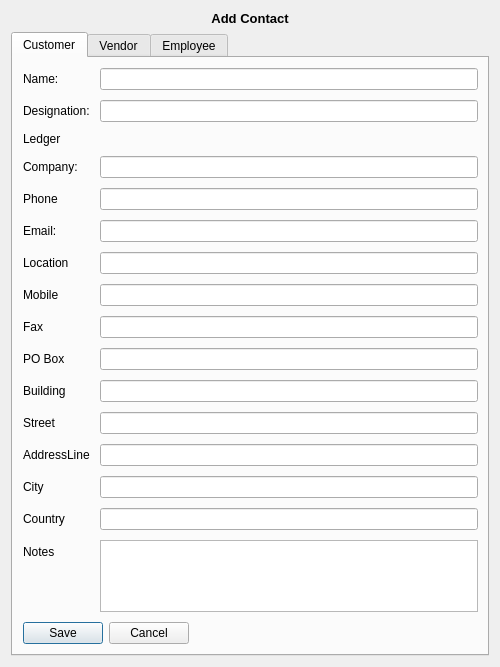
<?xml version="1.0" encoding="UTF-8"?>
<ui version="4.0">
 <class>AddressBook</class>
 <widget class="QWidget" name="AddressBook">
  <property name="geometry">
   <rect>
    <x>0</x>
    <y>0</y>
    <width>500</width>
    <height>644</height>
   </rect>
  </property>
  <property name="windowTitle">
   <string>Form</string>
  </property>
  <layout class="QVBoxLayout" name="verticalLayout">
   <item>
    <widget class="QLabel" name="titleLabel">
     <property name="font">
      <font>
       <pointsize>10</pointsize>
       <weight>75</weight>
       <bold>true</bold>
      </font>
     </property>
     <property name="text">
      <string>Add Contact</string>
     </property>
     <property name="alignment">
      <set>Qt::AlignCenter</set>
     </property>
    </widget>
   </item>
   <item>
    <widget class="QTabWidget" name="tabWidget">
     <property name="currentIndex">
      <number>0</number>
     </property>
     <widget class="QWidget" name="customerTab">
      <attribute name="title">
       <string>Customer</string>
      </attribute>
      <layout class="QVBoxLayout" name="verticalLayout_3">
       <property name="spacing">
        <number>10</number>
       </property>
       <property name="leftMargin">
        <number>10</number>
       </property>
       <property name="topMargin">
        <number>10</number>
       </property>
       <property name="bottomMargin">
        <number>10</number>
       </property>
       <item>
        <widget class="QWidget" name="customerWidget" native="true">
         <layout class="QFormLayout" name="formLayout_2">
          <property name="horizontalSpacing">
           <number>10</number>
          </property>
          <property name="verticalSpacing">
           <number>10</number>
          </property>
          <property name="leftMargin">
           <number>0</number>
          </property>
          <property name="topMargin">
           <number>0</number>
          </property>
          <property name="rightMargin">
           <number>0</number>
          </property>
          <property name="bottomMargin">
           <number>0</number>
          </property>
          <item row="0" column="0">
           <widget class="QLabel" name="customerNamelabel">
            <property name="text">
             <string>Name:</string>
            </property>
           </widget>
          </item>
          <item row="0" column="1">
           <widget class="QLineEdit" name="customerNamelineEdit"/>
          </item>
          <item row="1" column="0">
           <widget class="QLabel" name="customerDesignationLabel">
            <property name="text">
             <string>Designation:</string>
            </property>
           </widget>
          </item>
          <item row="1" column="1">
           <widget class="QLineEdit" name="customerDesignationLineEdit"/>
          </item>
          <item row="2" column="0">
           <widget class="QLabel" name="label">
            <property name="text">
             <string>Ledger</string>
            </property>
           </widget>
          </item>
          <item row="2" column="1">
           <layout class="QHBoxLayout" name="horizontalLayout"/>
          </item>
          <item row="4" column="0">
           <widget class="QLabel" name="customerCompanyLabel">
            <property name="text">
             <string>Company:</string>
            </property>
           </widget>
          </item>
          <item row="4" column="1">
           <widget class="QLineEdit" name="companyLineEdit"/>
          </item>
          <item row="5" column="0">
           <widget class="QLabel" name="customerTelephoneLabel">
            <property name="text">
             <string>Phone</string>
            </property>
           </widget>
          </item>
          <item row="5" column="1">
           <widget class="QLineEdit" name="customerTelephoneLineEdit"/>
          </item>
          <item row="6" column="0">
           <widget class="QLabel" name="customerEmailLabel">
            <property name="text">
             <string>Email:</string>
            </property>
           </widget>
          </item>
          <item row="6" column="1">
           <widget class="QLineEdit" name="customerEmailLineEdit"/>
          </item>
          <item row="7" column="0">
           <widget class="QLabel" name="locationLabel">
            <property name="text">
             <string>Location</string>
            </property>
           </widget>
          </item>
          <item row="7" column="1">
           <widget class="QLineEdit" name="locationLineEdit"/>
          </item>
          <item row="8" column="0">
           <widget class="QLabel" name="mobileLabel">
            <property name="text">
             <string>Mobile</string>
            </property>
           </widget>
          </item>
          <item row="8" column="1">
           <widget class="QLineEdit" name="mobileLineEdit"/>
          </item>
          <item row="10" column="0">
           <widget class="QLabel" name="pOBoxLabel">
            <property name="text">
             <string>PO Box</string>
            </property>
           </widget>
          </item>
          <item row="10" column="1">
           <widget class="QLineEdit" name="pOBoxLineEdit"/>
          </item>
          <item row="11" column="0">
           <widget class="QLabel" name="buildingLabel">
            <property name="text">
             <string>Building</string>
            </property>
           </widget>
          </item>
          <item row="11" column="1">
           <widget class="QLineEdit" name="buildingLineEdit"/>
          </item>
          <item row="12" column="0">
           <widget class="QLabel" name="streetLabel">
            <property name="text">
             <string>Street</string>
            </property>
           </widget>
          </item>
          <item row="12" column="1">
           <widget class="QLineEdit" name="streetLineEdit"/>
          </item>
          <item row="13" column="0">
           <widget class="QLabel" name="addressLineLabel">
            <property name="text">
             <string>AddressLine</string>
            </property>
           </widget>
          </item>
          <item row="13" column="1">
           <widget class="QLineEdit" name="addressLineLineEdit"/>
          </item>
          <item row="14" column="0">
           <widget class="QLabel" name="cityLabel">
            <property name="text">
             <string>City</string>
            </property>
           </widget>
          </item>
          <item row="14" column="1">
           <widget class="QLineEdit" name="cityLineEdit"/>
          </item>
          <item row="15" column="0">
           <widget class="QLabel" name="countryLabel">
            <property name="text">
             <string>Country</string>
            </property>
           </widget>
          </item>
          <item row="15" column="1">
           <widget class="QLineEdit" name="countryLineEdit"/>
          </item>
          <item row="16" column="0">
           <widget class="QLabel" name="customerAddressLabel">
            <property name="text">
             <string>Notes</string>
            </property>
           </widget>
          </item>
          <item row="16" column="1">
           <widget class="QTextEdit" name="notesTextEdit"/>
          </item>
          <item row="9" column="0">
           <widget class="QLabel" name="faxLabel">
            <property name="text">
             <string>Fax</string>
            </property>
           </widget>
          </item>
          <item row="9" column="1">
           <widget class="QLineEdit" name="faxLineEdit"/>
          </item>
         </layout>
        </widget>
       </item>
       <item>
        <widget class="QDialogButtonBox" name="customerButtonBox">
         <property name="sizePolicy">
          <sizepolicy hsizetype="Fixed" vsizetype="Fixed">
           <horstretch>0</horstretch>
           <verstretch>0</verstretch>
          </sizepolicy>
         </property>
         <property name="standardButtons">
          <set>QDialogButtonBox::Cancel|QDialogButtonBox::Save</set>
         </property>
        </widget>
       </item>
      </layout>
     </widget>
     <widget class="QWidget" name="vendorTab">
      <attribute name="title">
       <string>Vendor</string>
      </attribute>
      <layout class="QVBoxLayout" name="verticalLayout_2">
       <property name="spacing">
        <number>10</number>
       </property>
       <property name="leftMargin">
        <number>10</number>
       </property>
       <property name="topMargin">
        <number>10</number>
       </property>
       <property name="bottomMargin">
        <number>10</number>
       </property>
       <item>
        <widget class="QWidget" name="vendorWidget" native="true">
         <layout class="QFormLayout" name="formLayout">
          <property name="horizontalSpacing">
           <number>10</number>
          </property>
          <property name="verticalSpacing">
           <number>10</number>
          </property>
          <property name="leftMargin">
           <number>0</number>
          </property>
          <property name="topMargin">
           <number>0</number>
          </property>
          <property name="rightMargin">
           <number>0</number>
          </property>
          <property name="bottomMargin">
           <number>0</number>
          </property>
          <item row="0" column="0">
           <widget class="QLabel" name="vendorNamelabel">
            <property name="text">
             <string>Name:</string>
            </property>
           </widget>
          </item>
          <item row="0" column="1">
           <widget class="QLineEdit" name="vendorNamelineEdit"/>
          </item>
          <item row="1" column="0">
           <widget class="QLabel" name="vendorDesignationLabel">
            <property name="text">
             <string>Designation:</string>
            </property>
           </widget>
          </item>
          <item row="1" column="1">
           <widget class="QLineEdit" name="vendorDesignationLineEdit"/>
          </item>
          <item row="2" column="0">
           <widget class="QLabel" name="vendorCompanyLabel">
            <property name="text">
             <string>Company:</string>
            </property>
           </widget>
          </item>
          <item row="3" column="0">
           <widget class="QLabel" name="vendorTelephoneLabel">
            <property name="text">
             <string>Telephone:</string>
            </property>
           </widget>
          </item>
          <item row="3" column="1">
           <widget class="QLineEdit" name="vendorTelephoneLineEdit"/>
          </item>
          <item row="4" column="0">
           <widget class="QLabel" name="vendorEmailLabel">
            <property name="text">
             <string>Email:</string>
            </property>
           </widget>
          </item>
          <item row="4" column="1">
           <widget class="QLineEdit" name="vendorEmailLineEdit"/>
          </item>
          <item row="5" column="0">
           <widget class="QLabel" name="vendorAddressLabel">
            <property name="text">
             <string>Address:</string>
            </property>
           </widget>
          </item>
          <item row="5" column="1">
           <widget class="QTextEdit" name="vendorTextEdit"/>
          </item>
          <item row="2" column="1">
           <layout class="QHBoxLayout" name="horizontalLayout_2"/>
          </item>
         </layout>
        </widget>
       </item>
       <item>
        <widget class="QDialogButtonBox" name="vendorButtonBox">
         <property name="sizePolicy">
          <sizepolicy hsizetype="Fixed" vsizetype="Fixed">
           <horstretch>0</horstretch>
           <verstretch>0</verstretch>
          </sizepolicy>
         </property>
         <property name="standardButtons">
          <set>QDialogButtonBox::Cancel|QDialogButtonBox::Save</set>
         </property>
        </widget>
       </item>
      </layout>
     </widget>
     <widget class="QWidget" name="employeeTab">
      <attribute name="title">
       <string>Employee</string>
      </attribute>
      <layout class="QVBoxLayout" name="verticalLayout_5">
       <property name="spacing">
        <number>10</number>
       </property>
       <property name="leftMargin">
        <number>10</number>
       </property>
       <property name="topMargin">
        <number>10</number>
       </property>
       <property name="bottomMargin">
        <number>10</number>
       </property>
       <item>
        <widget class="QWidget" name="employeeWidget" native="true">
         <layout class="QFormLayout" name="formLayout_3">
          <property name="horizontalSpacing">
           <number>10</number>
          </property>
          <property name="verticalSpacing">
           <number>10</number>
          </property>
          <property name="leftMargin">
           <number>0</number>
          </property>
          <property name="topMargin">
           <number>0</number>
          </property>
          <property name="rightMargin">
           <number>0</number>
          </property>
          <property name="bottomMargin">
           <number>0</number>
          </property>
          <item row="0" column="0">
           <widget class="QLabel" name="employeeNamelabel">
            <property name="text">
             <string>Name:</string>
            </property>
           </widget>
          </item>
          <item row="0" column="1">
           <widget class="QLineEdit" name="employeeNamelineEdit"/>
          </item>
          <item row="1" column="0">
           <widget class="QLabel" name="employeeDesignationLabel">
            <property name="text">
             <string>Designation:</string>
            </property>
           </widget>
          </item>
          <item row="1" column="1">
           <widget class="QLineEdit" name="employeeDesignationLineEdit"/>
          </item>
          <item row="2" column="0">
           <widget class="QLabel" name="employeeTelephoneLabel">
            <property name="text">
             <string>Telephone:</string>
            </property>
           </widget>
          </item>
          <item row="2" column="1">
           <widget class="QLineEdit" name="employeeTelephoneLineEdit"/>
          </item>
          <item row="3" column="0">
           <widget class="QLabel" name="employeeEmailLabel">
            <property name="text">
             <string>Email:</string>
            </property>
           </widget>
          </item>
          <item row="3" column="1">
           <widget class="QLineEdit" name="employeeEmailLineEdit"/>
          </item>
          <item row="4" column="0">
           <widget class="QLabel" name="employeeAddressLabel">
            <property name="text">
             <string>Address:</string>
            </property>
           </widget>
          </item>
          <item row="4" column="1">
           <widget class="QTextEdit" name="employeeTextEdit"/>
          </item>
         </layout>
        </widget>
       </item>
       <item>
        <widget class="QDialogButtonBox" name="employeeButtonBox">
         <property name="sizePolicy">
          <sizepolicy hsizetype="Fixed" vsizetype="Fixed">
           <horstretch>0</horstretch>
           <verstretch>0</verstretch>
          </sizepolicy>
         </property>
         <property name="standardButtons">
          <set>QDialogButtonBox::Cancel|QDialogButtonBox::Save</set>
         </property>
        </widget>
       </item>
      </layout>
     </widget>
    </widget>
   </item>
  </layout>
 </widget>
 <resources/>
 <connections/>
</ui>
